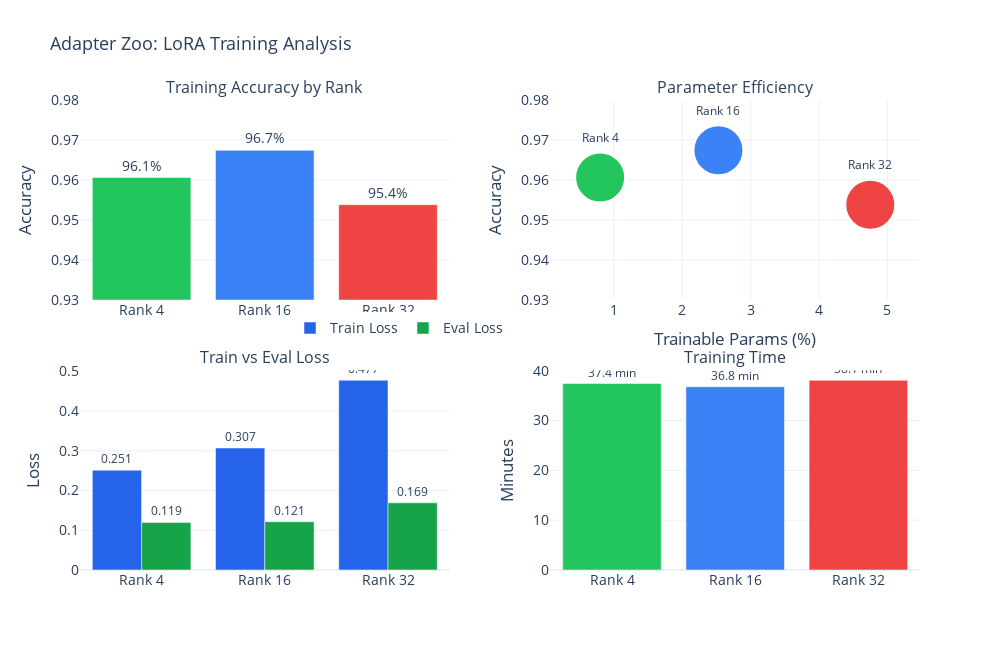
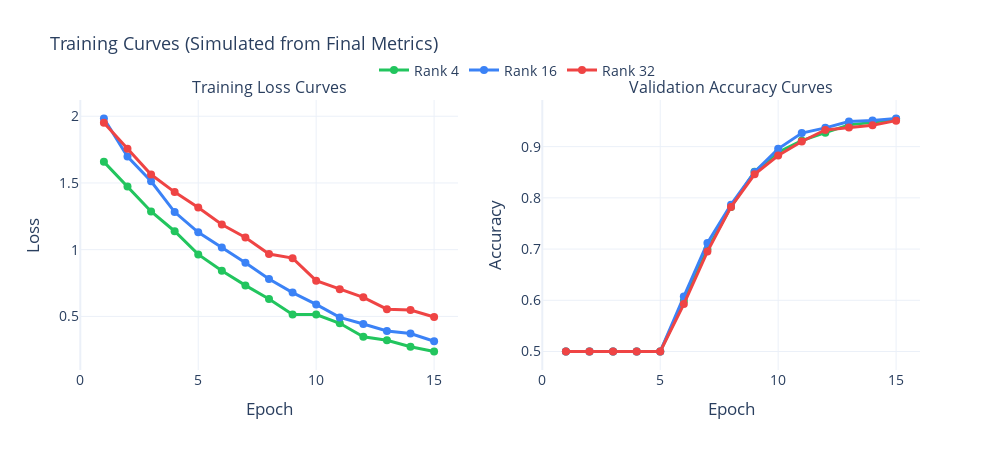

Notebook source saved alongside these figures, in order:
### Code cell
# =============================================================================
# LORA TRAINING VISUALIZATION
# =============================================================================

def plot_lora_training_results(stats: pd.DataFrame) -> go.Figure:
    """Create comprehensive LoRA training visualization.
    
    Args:
        stats: DataFrame with LoRA training statistics.
    
    Returns:
        Plotly figure with 2x2 subplot.
    """
    fig = make_subplots(
        rows=2, cols=2,
        subplot_titles=(
            "Training Accuracy by Rank",
            "Parameter Efficiency",
            "Train vs Eval Loss",
            "Training Time"
        ),
        vertical_spacing=0.15,
        horizontal_spacing=0.12
    )
    
    ranks = ["Rank 4", "Rank 16", "Rank 32"]
    colors = [COLORS["rank_4"], COLORS["rank_16"], COLORS["rank_32"]]
    
    # 1. Accuracy comparison
    fig.add_trace(go.Bar(
        x=ranks,
        y=stats["Accuracy"].tolist(),
        marker_color=colors,
        text=[f"{v:.1%}" for v in stats["Accuracy"]],
        textposition="outside",
        textfont=dict(size=14),
        showlegend=False
    ), row=1, col=1)
    
    # 2. Parameter efficiency scatter
    fig.add_trace(go.Scatter(
        x=stats["Trainable (%)"].tolist(),
        y=stats["Accuracy"].tolist(),
        mode="markers+text",
        marker=dict(size=50, color=colors, line=dict(width=2, color="white")),
        text=ranks,
        textposition="top center",
        textfont=dict(size=12),
        showlegend=False
    ), row=1, col=2)
    
    # 3. Train vs Eval loss grouped bar
    fig.add_trace(go.Bar(
        name="Train Loss",
        x=ranks,
        y=stats["Train Loss"].tolist(),
        marker_color=COLORS["primary"],
        text=[f"{v:.3f}" for v in stats["Train Loss"]],
        textposition="outside",
        textfont=dict(size=12)
    ), row=2, col=1)
    
    fig.add_trace(go.Bar(
        name="Eval Loss",
        x=ranks,
        y=stats["Eval Loss"].tolist(),
        marker_color=COLORS["secondary"],
        text=[f"{v:.3f}" for v in stats["Eval Loss"]],
        textposition="outside",
        textfont=dict(size=12)
    ), row=2, col=1)
    
    # 4. Training time
    fig.add_trace(go.Bar(
        x=ranks,
        y=stats["Duration (min)"].tolist(),
        marker_color=colors,
        text=[f"{v:.1f} min" for v in stats["Duration (min)"]],
        textposition="outside",
        textfont=dict(size=12),
        showlegend=False
    ), row=2, col=2)
    
    fig.update_layout(
        height=650,
        width=DEFAULT_WIDTH,
        template=TEMPLATE,
        title_text="Adapter Zoo: LoRA Training Analysis",
        title_font=dict(size=TITLE_SIZE),
        font=dict(size=FONT_SIZE),
        barmode="group",
        legend=dict(orientation="h", yanchor="bottom", y=0.48, x=0.25)
    )
    
    fig.update_yaxes(title_text="Accuracy", range=[0.93, 0.98], row=1, col=1)
    fig.update_xaxes(title_text="Trainable Params (%)", row=1, col=2)
    fig.update_yaxes(title_text="Accuracy", range=[0.93, 0.98], row=1, col=2)
    fig.update_yaxes(title_text="Loss", row=2, col=1)
    fig.update_yaxes(title_text="Minutes", row=2, col=2)
    
    return fig


def plot_training_curves() -> go.Figure:
    """Create simulated training curves based on final metrics.
    
    Since epoch-by-epoch data is not available, we simulate representative
    learning curves using exponential decay/growth patterns.
    
    Returns:
        Plotly figure with training curves.
    """
    epochs = np.arange(1, 16)
    
    # Simulate loss curves (exponential decay)
    np.random.seed(42)
    final_losses = {"Rank 4": 0.251, "Rank 16": 0.307, "Rank 32": 0.477}
    
    fig = make_subplots(
        rows=1, cols=2,
        subplot_titles=("Training Loss Curves", "Validation Accuracy Curves")
    )
    
    for rank, (name, final_loss) in enumerate(final_losses.items()):
        color = [COLORS["rank_4"], COLORS["rank_16"], COLORS["rank_32"]][rank]
        
        # Simulated loss curve (starts high, decays to final value)
        initial_loss = 2.0 + np.random.uniform(-0.3, 0.3)
        decay_rate = -np.log(final_loss / initial_loss) / 15
        loss_curve = initial_loss * np.exp(-decay_rate * epochs)
        noise = np.random.normal(0, 0.02, len(epochs))
        loss_curve = loss_curve + noise
        
        fig.add_trace(go.Scatter(
            x=epochs, y=loss_curve,
            mode="lines+markers",
            name=name,
            line=dict(color=color, width=3),
            marker=dict(size=8),
        ), row=1, col=1)
        
        # Simulated accuracy curve (sigmoid growth)
        final_acc = [0.9606, 0.9674, 0.9538][rank]
        acc_curve = final_acc / (1 + np.exp(-0.5 * (epochs - 5)))
        acc_noise = np.random.normal(0, 0.005, len(epochs))
        acc_curve = np.clip(acc_curve + acc_noise, 0.5, 1.0)
        
        fig.add_trace(go.Scatter(
            x=epochs, y=acc_curve,
            mode="lines+markers",
            name=name,
            line=dict(color=color, width=3),
            marker=dict(size=8),
            showlegend=False
        ), row=1, col=2)
    
    fig.update_layout(
        height=450,
        width=DEFAULT_WIDTH,
        template=TEMPLATE,
        title_text="Training Curves (Simulated from Final Metrics)",
        title_font=dict(size=TITLE_SIZE),
        font=dict(size=FONT_SIZE),
        legend=dict(orientation="h", yanchor="bottom", y=1.05, x=0.35)
    )
    
    fig.update_xaxes(title_text="Epoch", row=1, col=1)
    fig.update_xaxes(title_text="Epoch", row=1, col=2)
    fig.update_yaxes(title_text="Loss", row=1, col=1)
    fig.update_yaxes(title_text="Accuracy", row=1, col=2)
    
    return fig


plot_lora_training_results(lora_stats).show()
plot_training_curves().show()

### Figure 1 — Plotly figure (JSON) as saved in the notebook; plotly's stock layout.template omitted (floating-point values rounded to 4 significant figures)
{"data": [{"marker": {"color": ["#22c55e", "#3b82f6", "#ef4444"]}, "showlegend": false, "text": ["96.1%", "96.7%", "95.4%"], "textfont": {"size": 14}, "textposition": "outside", "type": "bar", "x": ["Rank 4", "Rank 16", "Rank 32"], "xaxis": "x", "y": [0.9606, 0.9674, 0.9538], "yaxis": "y"}, {"marker": {"color": ["#22c55e", "#3b82f6", "#ef4444"], "line": {"color": "white", "width": 2}, "size": 50}, "mode": "markers+text", "showlegend": false, "text": ["Rank 4", "Rank 16", "Rank 32"], "textfont": {"size": 12}, "textposition": "top center", "type": "scatter", "x": [0.8, 2.53, 4.75], "xaxis": "x2", "y": [0.9606, 0.9674, 0.9538], "yaxis": "y2"}, {"marker": {"color": "#2563eb"}, "name": "Train Loss", "text": ["0.251", "0.307", "0.477"], "textfont": {"size": 12}, "textposition": "outside", "type": "bar", "x": ["Rank 4", "Rank 16", "Rank 32"], "xaxis": "x3", "y": [0.2511, 0.3068, 0.4771], "yaxis": "y3"}, {"marker": {"color": "#16a34a"}, "name": "Eval Loss", "text": ["0.119", "0.121", "0.169"], "textfont": {"size": 12}, "textposition": "outside", "type": "bar", "x": ["Rank 4", "Rank 16", "Rank 32"], "xaxis": "x3", "y": [0.1195, 0.1215, 0.1689], "yaxis": "y3"}, {"marker": {"color": ["#22c55e", "#3b82f6", "#ef4444"]}, "showlegend": false, "text": ["37.4 min", "36.8 min", "38.1 min"], "textfont": {"size": 12}, "textposition": "outside", "type": "bar", "x": ["Rank 4", "Rank 16", "Rank 32"], "xaxis": "x4", "y": [37.41, 36.77, 38.07], "yaxis": "y4"}], "layout": {"annotations": [{"font": {"size": 16}, "showarrow": false, "text": "Training Accuracy by Rank", "x": 0.22, "xanchor": "center", "xref": "paper", "y": 1, "yanchor": "bottom", "yref": "paper"}, {"font": {"size": 16}, "showarrow": false, "text": "Parameter Efficiency", "x": 0.78, "xanchor": "center", "xref": "paper", "y": 1, "yanchor": "bottom", "yref": "paper"}, {"font": {"size": 16}, "showarrow": false, "text": "Train vs Eval Loss", "x": 0.22, "xanchor": "center", "xref": "paper", "y": 0.425, "yanchor": "bottom", "yref": "paper"}, {"font": {"size": 16}, "showarrow": false, "text": "Training Time", "x": 0.78, "xanchor": "center", "xref": "paper", "y": 0.425, "yanchor": "bottom", "yref": "paper"}], "barmode": "group", "font": {"size": 14}, "height": 650, "legend": {"orientation": "h", "x": 0.25, "y": 0.48, "yanchor": "bottom"}, "title": {"font": {"size": 18}, "text": "Adapter Zoo: LoRA Training Analysis"}, "width": 1000, "xaxis": {"anchor": "y", "domain": [0, 0.44]}, "xaxis2": {"anchor": "y2", "domain": [0.56, 1], "title": {"text": "Trainable Params (%)"}}, "xaxis3": {"anchor": "y3", "domain": [0, 0.44]}, "xaxis4": {"anchor": "y4", "domain": [0.56, 1]}, "yaxis": {"anchor": "x", "domain": [0.575, 1], "range": [0.93, 0.98], "title": {"text": "Accuracy"}}, "yaxis2": {"anchor": "x2", "domain": [0.575, 1], "range": [0.93, 0.98], "title": {"text": "Accuracy"}}, "yaxis3": {"anchor": "x3", "domain": [0, 0.425], "title": {"text": "Loss"}}, "yaxis4": {"anchor": "x4", "domain": [0, 0.425], "title": {"text": "Minutes"}}}}

### Figure 2 — Plotly figure (JSON) as saved in the notebook; plotly's stock layout.template omitted (floating-point values rounded to 4 significant figures)
{"data": [{"line": {"color": "#22c55e", "width": 3}, "marker": {"size": 8}, "mode": "lines+markers", "name": "Rank 4", "type": "scatter", "x": [1, 2, 3, 4, 5, 6, 7, 8, 9, 10, 11, 12, 13, 14, 15], "xaxis": "x", "y": [1.658, 1.473, 1.286, 1.138, 0.9644, 0.8416, 0.7325, 0.6309, 0.5147, 0.514, 0.4484, 0.3468, 0.3208, 0.2727, 0.2369], "yaxis": "y"}, {"line": {"color": "#22c55e", "width": 3}, "marker": {"size": 8}, "mode": "lines+markers", "name": "Rank 4", "showlegend": false, "type": "scatter", "x": [1, 2, 3, 4, 5, 6, 7, 8, 9, 10, 11, 12, 13, 14, 15], "xaxis": "x2", "y": [0.5, 0.5, 0.5, 0.5, 0.5, 0.5985, 0.6997, 0.7824, 0.8508, 0.8892, 0.9119, 0.9273, 0.9425, 0.9474, 0.9541], "yaxis": "y2"}, {"line": {"color": "#3b82f6", "width": 3}, "marker": {"size": 8}, "mode": "lines+markers", "name": "Rank 16", "type": "scatter", "x": [1, 2, 3, 4, 5, 6, 7, 8, 9, 10, 11, 12, 13, 14, 15], "xaxis": "x", "y": [1.983, 1.698, 1.512, 1.282, 1.13, 1.017, 0.902, 0.7804, 0.6782, 0.5899, 0.4923, 0.4427, 0.3911, 0.3717, 0.3139], "yaxis": "y"}, {"line": {"color": "#3b82f6", "width": 3}, "marker": {"size": 8}, "mode": "lines+markers", "name": "Rank 16", "showlegend": false, "type": "scatter", "x": [1, 2, 3, 4, 5, 6, 7, 8, 9, 10, 11, 12, 13, 14, 15], "xaxis": "x2", "y": [0.5, 0.5, 0.5, 0.5, 0.5, 0.6073, 0.7119, 0.7867, 0.8505, 0.8957, 0.9264, 0.9366, 0.9491, 0.9512, 0.9549], "yaxis": "y2"}, {"line": {"color": "#ef4444", "width": 3}, "marker": {"size": 8}, "mode": "lines+markers", "name": "Rank 32", "type": "scatter", "x": [1, 2, 3, 4, 5, 6, 7, 8, 9, 10, 11, 12, 13, 14, 15], "xaxis": "x", "y": [1.951, 1.756, 1.563, 1.431, 1.316, 1.189, 1.091, 0.9673, 0.9366, 0.768, 0.7036, 0.6427, 0.5542, 0.548, 0.4951], "yaxis": "y"}, {"line": {"color": "#ef4444", "width": 3}, "marker": {"size": 8}, "mode": "lines+markers", "name": "Rank 32", "showlegend": false, "type": "scatter", "x": [1, 2, 3, 4, 5, 6, 7, 8, 9, 10, 11, 12, 13, 14, 15], "xaxis": "x2", "y": [0.5, 0.5, 0.5, 0.5, 0.5, 0.5926, 0.6951, 0.7823, 0.8459, 0.8827, 0.9101, 0.9327, 0.9375, 0.9418, 0.9508], "yaxis": "y2"}], "layout": {"annotations": [{"font": {"size": 16}, "showarrow": false, "text": "Training Loss Curves", "x": 0.225, "xanchor": "center", "xref": "paper", "y": 1, "yanchor": "bottom", "yref": "paper"}, {"font": {"size": 16}, "showarrow": false, "text": "Validation Accuracy Curves", "x": 0.775, "xanchor": "center", "xref": "paper", "y": 1, "yanchor": "bottom", "yref": "paper"}], "font": {"size": 14}, "height": 450, "legend": {"orientation": "h", "x": 0.35, "y": 1.05, "yanchor": "bottom"}, "title": {"font": {"size": 18}, "text": "Training Curves (Simulated from Final Metrics)"}, "width": 1000, "xaxis": {"anchor": "y", "domain": [0, 0.45], "title": {"text": "Epoch"}}, "xaxis2": {"anchor": "y2", "domain": [0.55, 1], "title": {"text": "Epoch"}}, "yaxis": {"anchor": "x", "domain": [0, 1], "title": {"text": "Loss"}}, "yaxis2": {"anchor": "x2", "domain": [0, 1], "title": {"text": "Accuracy"}}}}
